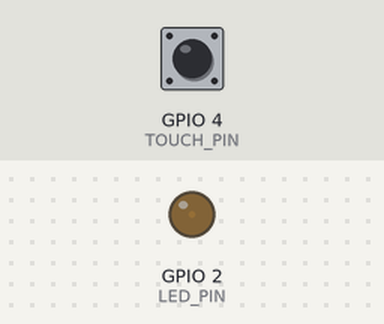
A sketch run on a simulated ESP32. Parts: output pins drawn as LEDs (lit = HIGH). The test bench sets the inputs (shaded band); at power-on: GPIO 4 (TOUCH_PIN) HIGH. What the sketch prints to the serial monitor is not drawn.

Above: at 0.05 s.
At 1.25 s:
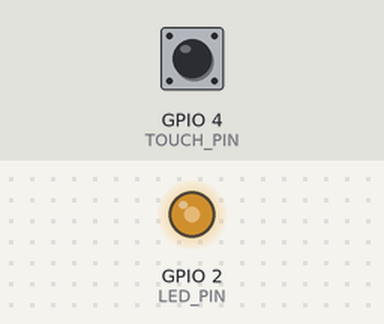
At 1.9 s:
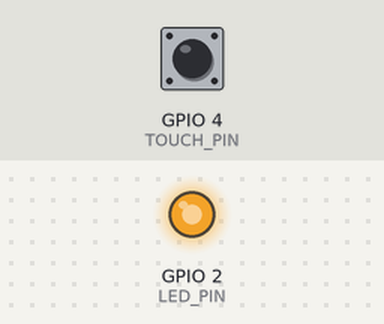
At 3.75 s:
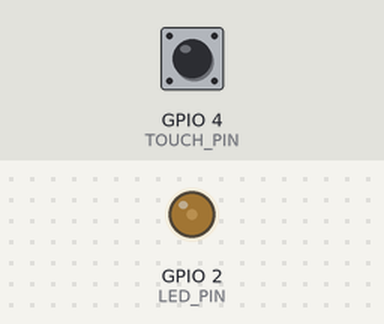
Timing chart, 0 to 5.3 s (numbered marks = the images above):
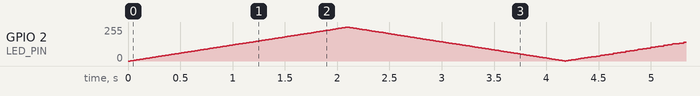

The sketch:

lab05.ino
```cpp
#define LED_PIN           2
#define TOUCH_PIN         T0
#define TOUCH_THRESHOLD   400      // 可根据实际读数调整
#define PWM_FREQ          5000
#define PWM_RES           8

// 呼吸速度档位（步进延迟，单位毫秒）
const int gearDelays[3] = {20, 8, 2};

int currentGear = 0;             // 当前档位索引 (0,1,2)
int brightness = 0;              // 当前亮度 (0~255)
int stepDir = 1;                 // 亮度变化方向：1 递增，-1 递减

// 触摸消抖变量
bool lastTouchState = false;
bool touchConfirmed = false;     // 当前是否处于确认触摸状态
unsigned long lastTouchTime = 0;
const int debounceSamples = 3;   // 连续有效采样次数
const int sampleInterval = 10;   // 采样间隔（ms）
int touchValidCount = 0;

// 呼吸定时器
unsigned long lastStepTime = 0;

void setup() {
  Serial.begin(115200);

  // 初始化 LED PWM（新版 API）
  ledcAttach(LED_PIN, PWM_FREQ, PWM_RES);
  ledcWrite(LED_PIN, 0);

  // 可在此打印触摸基线参考值
  int base = touchRead(TOUCH_PIN);
  Serial.print("Touch baseline: "); Serial.println(base);
  Serial.println("Touch to switch gear (1->2->3->1...)");
}

void loop() {
  // ---------- 1. 非阻塞触摸检测（边沿触发 + 软件消抖） ----------
  int raw = touchRead(TOUCH_PIN);
  bool curr = (raw < TOUCH_THRESHOLD);

  // 只在状态变化时才启动消抖计数
  if (curr != lastTouchState) {
    lastTouchState = curr;
    touchValidCount = 0;          // 重置计数
    touchConfirmed = false;
  }

  // 如果当前状态为“触摸”，且未确认，则累加有效计数
  if (curr && !touchConfirmed) {
    // 采样间隔去抖
    if (millis() - lastTouchTime >= sampleInterval) {
      lastTouchTime = millis();
      touchValidCount++;
      if (touchValidCount >= debounceSamples) {
        // 确认为有效触摸上升沿
        touchConfirmed = true;
        // 切换档位
        currentGear = (currentGear + 1) % 3;
        Serial.print("Gear changed to ");
        Serial.println(currentGear + 1);
        // 可选：立即将亮度方向重置为递增，让用户看到速度变化（也可保持原方向）
        // 这里保持方向不变，速度变化会立即体现
      }
    }
  }

  // 如果释放触摸，重置确认标志（为下一次上升沿做准备）
  if (!curr) {
    touchConfirmed = false;
    touchValidCount = 0;
  }

  // ---------- 2. 非阻塞呼吸亮度更新 ----------
  unsigned long now = millis();
  int stepDelay = gearDelays[currentGear];

  if (now - lastStepTime >= stepDelay) {
    lastStepTime = now;

    // 更新亮度
    brightness += stepDir;
    if (brightness >= 255) {
      brightness = 255;
      stepDir = -1;
    } else if (brightness <= 0) {
      brightness = 0;
      stepDir = 1;
    }

    ledcWrite(LED_PIN, brightness);
  }
}
```
